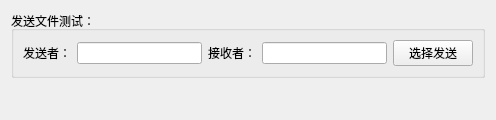
<?xml version="1.0" encoding="UTF-8"?>
<ui version="4.0">
 <class>InterfaceTestWin</class>
 <widget class="QWidget" name="InterfaceTestWin">
  <property name="geometry">
   <rect>
    <x>0</x>
    <y>0</y>
    <width>496</width>
    <height>120</height>
   </rect>
  </property>
  <property name="windowTitle">
   <string>Form</string>
  </property>
  <layout class="QVBoxLayout" name="verticalLayout">
   <item>
    <widget class="QGroupBox" name="groupBox">
     <property name="title">
      <string>发送文件测试：</string>
     </property>
     <layout class="QHBoxLayout" name="horizontalLayout">
      <item>
       <widget class="QLabel" name="label">
        <property name="text">
         <string>发送者：</string>
        </property>
       </widget>
      </item>
      <item>
       <widget class="QLineEdit" name="lineEdit"/>
      </item>
      <item>
       <widget class="QLabel" name="label_2">
        <property name="text">
         <string>接收者：</string>
        </property>
       </widget>
      </item>
      <item>
       <widget class="QLineEdit" name="lineEdit_2"/>
      </item>
      <item>
       <widget class="QPushButton" name="SendFileBtn">
        <property name="text">
         <string>选择发送</string>
        </property>
       </widget>
      </item>
     </layout>
    </widget>
   </item>
   <item>
    <spacer name="verticalSpacer">
     <property name="orientation">
      <enum>Qt::Vertical</enum>
     </property>
     <property name="sizeHint" stdset="0">
      <size>
       <width>20</width>
       <height>32</height>
      </size>
     </property>
    </spacer>
   </item>
  </layout>
 </widget>
 <resources/>
 <connections/>
</ui>
